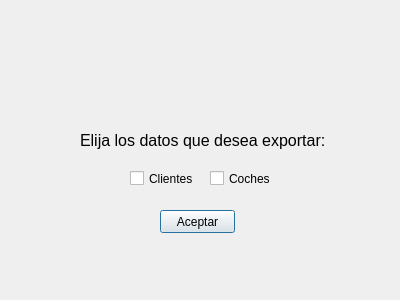
<?xml version="1.0" encoding="UTF-8"?>
<ui version="4.0">
 <class>dlgDatos</class>
 <widget class="QDialog" name="dlgDatos">
  <property name="geometry">
   <rect>
    <x>0</x>
    <y>0</y>
    <width>400</width>
    <height>300</height>
   </rect>
  </property>
  <property name="windowTitle">
   <string>Exportar Datos</string>
  </property>
  <property name="modal">
   <bool>true</bool>
  </property>
  <widget class="QLabel" name="label">
   <property name="geometry">
    <rect>
     <x>80</x>
     <y>130</y>
     <width>261</width>
     <height>21</height>
    </rect>
   </property>
   <property name="font">
    <font>
     <pointsize>12</pointsize>
    </font>
   </property>
   <property name="text">
    <string>Elija los datos que desea exportar:</string>
   </property>
  </widget>
  <widget class="QLabel" name="label_2">
   <property name="geometry">
    <rect>
     <x>150</x>
     <y>30</y>
     <width>91</width>
     <height>91</height>
    </rect>
   </property>
   <property name="text">
    <string/>
   </property>
   <property name="pixmap">
    <pixmap>img/pregunta.png</pixmap>
   </property>
   <property name="scaledContents">
    <bool>true</bool>
   </property>
  </widget>
  <widget class="QCheckBox" name="chkClientes">
   <property name="geometry">
    <rect>
     <x>130</x>
     <y>170</y>
     <width>70</width>
     <height>17</height>
    </rect>
   </property>
   <property name="text">
    <string>Clientes</string>
   </property>
  </widget>
  <widget class="QCheckBox" name="chkCoches">
   <property name="geometry">
    <rect>
     <x>210</x>
     <y>170</y>
     <width>70</width>
     <height>17</height>
    </rect>
   </property>
   <property name="text">
    <string>Coches</string>
   </property>
  </widget>
  <widget class="QPushButton" name="btnExportaDatos">
   <property name="geometry">
    <rect>
     <x>160</x>
     <y>210</y>
     <width>75</width>
     <height>23</height>
    </rect>
   </property>
   <property name="text">
    <string>Aceptar</string>
   </property>
  </widget>
 </widget>
 <resources/>
 <connections/>
</ui>
